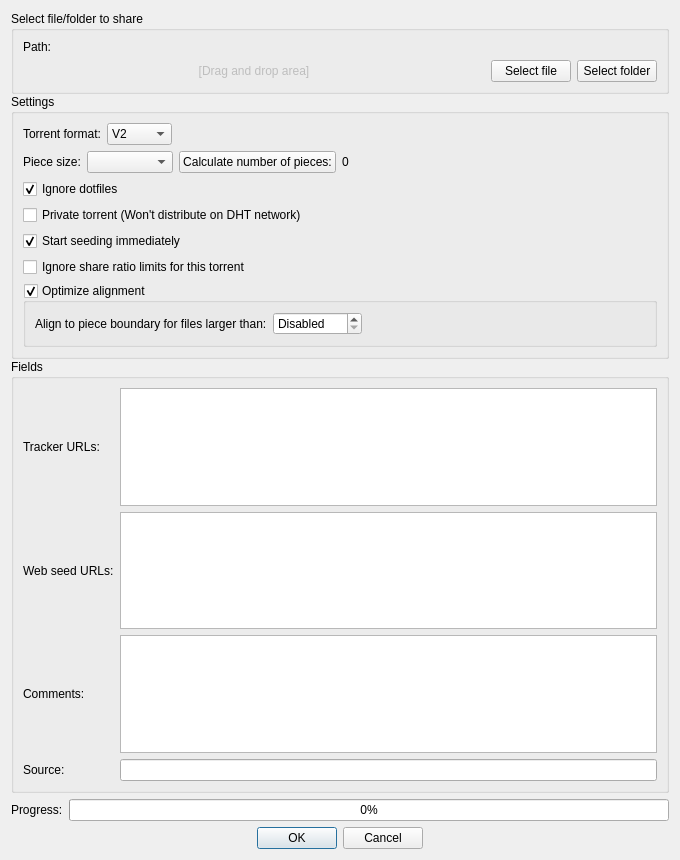
<?xml version="1.0" encoding="UTF-8"?>
<ui version="4.0">
 <class>TorrentCreatorDialog</class>
 <widget class="QDialog" name="TorrentCreatorDialog">
  <property name="geometry">
   <rect>
    <x>0</x>
    <y>0</y>
    <width>680</width>
    <height>860</height>
   </rect>
  </property>
  <property name="acceptDrops">
   <bool>true</bool>
  </property>
  <property name="windowTitle">
   <string>Torrent Creator</string>
  </property>
  <layout class="QVBoxLayout" name="verticalLayout">
   <item>
    <widget class="QScrollArea" name="scrollArea">
     <property name="frameShape">
      <enum>QFrame::Shape::NoFrame</enum>
     </property>
     <property name="widgetResizable">
      <bool>true</bool>
     </property>
     <widget class="QWidget" name="scrollAreaWidgetContents">
      <property name="geometry">
       <rect>
        <x>0</x>
        <y>0</y>
        <width>560</width>
        <height>668</height>
       </rect>
      </property>
      <layout class="QVBoxLayout" name="verticalLayout_5">
       <property name="spacing">
        <number>0</number>
       </property>
       <property name="leftMargin">
        <number>0</number>
       </property>
       <property name="topMargin">
        <number>0</number>
       </property>
       <property name="rightMargin">
        <number>0</number>
       </property>
       <property name="bottomMargin">
        <number>0</number>
       </property>
       <item>
        <widget class="QGroupBox" name="groupBox">
         <property name="title">
          <string>Select file/folder to share</string>
         </property>
         <layout class="QVBoxLayout" name="verticalLayout_3">
          <item>
           <layout class="QHBoxLayout" name="horizontalLayout">
            <item>
             <widget class="QLabel" name="label">
              <property name="text">
               <string>Path:</string>
              </property>
             </widget>
            </item>
            <item>
             <widget class="FileSystemPathLineEdit" name="textInputPath" native="true">
              <property name="acceptDrops">
               <bool>false</bool>
              </property>
             </widget>
            </item>
           </layout>
          </item>
          <item>
           <layout class="QHBoxLayout" name="horizontalLayout_3">
            <item>
             <widget class="QLabel" name="label_2">
              <property name="enabled">
               <bool>false</bool>
              </property>
              <property name="sizePolicy">
               <sizepolicy hsizetype="Expanding" vsizetype="Preferred">
                <horstretch>0</horstretch>
                <verstretch>0</verstretch>
               </sizepolicy>
              </property>
              <property name="text">
               <string>[Drag and drop area]</string>
              </property>
              <property name="alignment">
               <set>Qt::AlignmentFlag::AlignCenter</set>
              </property>
             </widget>
            </item>
            <item>
             <widget class="QPushButton" name="addFileButton">
              <property name="text">
               <string>Select file</string>
              </property>
             </widget>
            </item>
            <item>
             <widget class="QPushButton" name="addFolderButton">
              <property name="text">
               <string>Select folder</string>
              </property>
             </widget>
            </item>
           </layout>
          </item>
         </layout>
        </widget>
       </item>
       <item>
        <widget class="QGroupBox" name="groupBox_2">
         <property name="title">
          <string>Settings</string>
         </property>
         <layout class="QVBoxLayout" name="verticalLayout_2">
          <item>
           <widget class="QWidget" name="widgetTorrentFormat" native="true">
            <layout class="QHBoxLayout" name="layoutTorrentFormat">
             <property name="leftMargin">
              <number>0</number>
             </property>
             <property name="topMargin">
              <number>0</number>
             </property>
             <property name="rightMargin">
              <number>0</number>
             </property>
             <property name="bottomMargin">
              <number>0</number>
             </property>
             <item>
              <widget class="QLabel" name="labelTorrentFormat">
               <property name="text">
                <string>Torrent format:</string>
               </property>
              </widget>
             </item>
             <item>
              <widget class="QComboBox" name="comboTorrentFormat">
               <item>
                <property name="text">
                 <string notr="true">V2</string>
                </property>
               </item>
               <item>
                <property name="text">
                 <string>Hybrid</string>
                </property>
               </item>
               <item>
                <property name="text">
                 <string notr="true">V1</string>
                </property>
               </item>
              </widget>
             </item>
             <item>
              <spacer name="horizontalSpacer_2">
               <property name="orientation">
                <enum>Qt::Orientation::Horizontal</enum>
               </property>
               <property name="sizeHint" stdset="0">
                <size>
                 <width>40</width>
                 <height>20</height>
                </size>
               </property>
              </spacer>
             </item>
            </layout>
           </widget>
          </item>
          <item>
           <layout class="QHBoxLayout" name="pieceSizeLayout">
            <item>
             <widget class="QLabel" name="txtPieceSize">
              <property name="text">
               <string>Piece size:</string>
              </property>
             </widget>
            </item>
            <item>
             <widget class="QComboBox" name="comboPieceSize">
              <property name="currentIndex">
               <number>0</number>
              </property>
              <property name="minimumContentsLength">
               <number>7</number>
              </property>
             </widget>
            </item>
            <item>
             <widget class="QPushButton" name="buttonCalcTotalPieces">
              <property name="text">
               <string>Calculate number of pieces:</string>
              </property>
             </widget>
            </item>
            <item>
             <widget class="QLabel" name="labelTotalPieces">
              <property name="text">
               <string notr="true">0</string>
              </property>
             </widget>
            </item>
            <item>
             <spacer name="spacer1">
              <property name="orientation">
               <enum>Qt::Orientation::Horizontal</enum>
              </property>
              <property name="sizeHint" stdset="0">
               <size>
                <width>40</width>
                <height>20</height>
               </size>
              </property>
             </spacer>
            </item>
           </layout>
          </item>
          <item>
           <widget class="QCheckBox" name="checkIgnoreDotfiles">
            <property name="toolTip">
             <string>If checked, filenames starting with a period punctuation mark `.` will not be added to the created torrent.</string>
            </property>
            <property name="text">
             <string>Ignore dotfiles</string>
            </property>
            <property name="checked">
             <bool>true</bool>
            </property>
           </widget>
          </item>
          <item>
           <widget class="QCheckBox" name="checkPrivate">
            <property name="text">
             <string>Private torrent (Won't distribute on DHT network)</string>
            </property>
           </widget>
          </item>
          <item>
           <widget class="QCheckBox" name="checkStartSeeding">
            <property name="text">
             <string>Start seeding immediately</string>
            </property>
            <property name="checked">
             <bool>true</bool>
            </property>
           </widget>
          </item>
          <item>
           <widget class="QCheckBox" name="checkIgnoreShareLimits">
            <property name="text">
             <string>Ignore share ratio limits for this torrent</string>
            </property>
           </widget>
          </item>
          <item>
           <widget class="QGroupBox" name="checkOptimizeAlignment">
            <property name="title">
             <string>Optimize alignment</string>
            </property>
            <property name="checkable">
             <bool>true</bool>
            </property>
            <layout class="QVBoxLayout" name="verticalLayout_4">
             <item>
              <layout class="QHBoxLayout" name="horizontalLayout_4">
               <item>
                <widget class="QLabel" name="lblPaddedFileSizeLimit">
                 <property name="text">
                  <string>Align to piece boundary for files larger than:</string>
                 </property>
                </widget>
               </item>
               <item>
                <widget class="QSpinBox" name="spinPaddedFileSizeLimit">
                 <property name="specialValueText">
                  <string>Disabled</string>
                 </property>
                 <property name="suffix">
                  <string> KiB</string>
                 </property>
                 <property name="minimum">
                  <number>-1</number>
                 </property>
                 <property name="maximum">
                  <number>2147483647</number>
                 </property>
                 <property name="value">
                  <number>-1</number>
                 </property>
                </widget>
               </item>
               <item>
                <spacer name="horizontalSpacer">
                 <property name="orientation">
                  <enum>Qt::Orientation::Horizontal</enum>
                 </property>
                 <property name="sizeHint" stdset="0">
                  <size>
                   <width>40</width>
                   <height>20</height>
                  </size>
                 </property>
                </spacer>
               </item>
              </layout>
             </item>
            </layout>
           </widget>
          </item>
         </layout>
        </widget>
       </item>
       <item>
        <widget class="QGroupBox" name="groupBox_3">
         <property name="title">
          <string>Fields</string>
         </property>
         <layout class="QGridLayout" name="gridLayout_2">
          <item row="0" column="0">
           <widget class="QLabel" name="lbl_announce_url">
            <property name="text">
             <string>Tracker URLs:</string>
            </property>
           </widget>
          </item>
          <item row="0" column="1">
           <widget class="QTextEdit" name="trackersList">
            <property name="toolTip">
             <string>You can separate tracker tiers / groups with an empty line.</string>
            </property>
            <property name="tabChangesFocus">
             <bool>true</bool>
            </property>
            <property name="acceptRichText">
             <bool>false</bool>
            </property>
           </widget>
          </item>
          <item row="1" column="0">
           <widget class="QLabel" name="urlSeeds_lbl">
            <property name="text">
             <string>Web seed URLs:</string>
            </property>
           </widget>
          </item>
          <item row="1" column="1">
           <widget class="QTextEdit" name="URLSeedsList">
            <property name="tabChangesFocus">
             <bool>true</bool>
            </property>
            <property name="acceptRichText">
             <bool>false</bool>
            </property>
           </widget>
          </item>
          <item row="2" column="0">
           <widget class="QLabel" name="lbl_comment">
            <property name="text">
             <string>Comments:</string>
            </property>
           </widget>
          </item>
          <item row="2" column="1">
           <widget class="QTextEdit" name="txtComment">
            <property name="tabChangesFocus">
             <bool>true</bool>
            </property>
            <property name="acceptRichText">
             <bool>false</bool>
            </property>
           </widget>
          </item>
          <item row="3" column="0">
           <widget class="QLabel" name="labelSource">
            <property name="text">
             <string>Source:</string>
            </property>
           </widget>
          </item>
          <item row="3" column="1">
           <widget class="QLineEdit" name="lineEditSource"/>
          </item>
         </layout>
        </widget>
       </item>
      </layout>
     </widget>
    </widget>
   </item>
   <item>
    <layout class="QHBoxLayout" name="horizontalLayout_2">
     <item>
      <widget class="QLabel" name="progressLbl">
       <property name="text">
        <string>Progress:</string>
       </property>
      </widget>
     </item>
     <item>
      <widget class="QProgressBar" name="progressBar">
       <property name="value">
        <number>0</number>
       </property>
      </widget>
     </item>
    </layout>
   </item>
   <item>
    <widget class="QDialogButtonBox" name="buttonBox">
     <property name="standardButtons">
      <set>QDialogButtonBox::StandardButton::Cancel|QDialogButtonBox::StandardButton::Ok</set>
     </property>
     <property name="centerButtons">
      <bool>true</bool>
     </property>
    </widget>
   </item>
  </layout>
 </widget>
 <customwidgets>
  <customwidget>
   <class>FileSystemPathLineEdit</class>
   <extends>QWidget</extends>
   <header>gui/fspathedit.h</header>
   <container>1</container>
  </customwidget>
 </customwidgets>
 <resources/>
 <connections/>
</ui>
